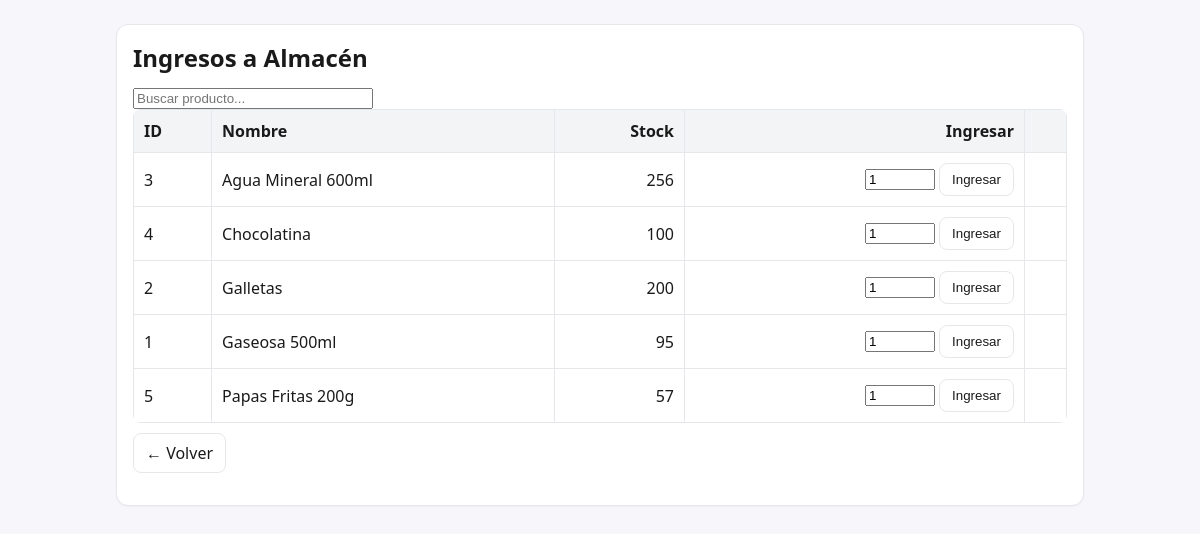
The page /index.php?r=almacen/ingreso (signed in) on the database its author committed.
### tables this page shows
CREATE TABLE producto (
  idproducto INT AUTO_INCREMENT PRIMARY KEY,
  nombre VARCHAR(100) NOT NULL,
  descripcion TEXT,
  precio DECIMAL(10,2) NOT NULL,
  stock INT NOT NULL DEFAULT 0,
  idcategoria INT,
  CONSTRAINT fk_producto_categoria
    FOREIGN KEY (idcategoria) REFERENCES categoria(idcategoria)
    ON DELETE SET NULL ON UPDATE CASCADE,
  CONSTRAINT chk_stock CHECK (stock >= 0)
);

### app/controllers/AlmacenController.php (called while the page is built, shortened)
<?php
require_once __DIR__.'/../lib/util.php';
function almacen_ingreso(){
  $pdo = DB::pdo();
  $rows = $pdo->query("SELECT idproducto, nombre, precio, stock FROM producto ORDER BY nombre")->fetchAll();
  include __DIR__.'/../views/almacen_ingreso.php';
}

### app/lib/util.php (called while the page is built)
<?php
if (!function_exists('h')) {
    function h($s) {
        return htmlspecialchars((string)$s, ENT_QUOTES, 'UTF-8');
    }
}

### app/views/almacen_ingreso.php (the view, shortened to what this page needs)
<?php require_once __DIR__ . '/../lib/util.php'; ?>
<!doctype html>
<html>
<head>
  <link rel="stylesheet" href="assets/styles.css">
</head>
<body>
<div class="container"><div class="card">
  <h2>Ingresos a Almacén</h2>
  <input id="q" class="qty" style="width:240px" placeholder="Buscar producto...">
  <table id="t">
    <tr><th>ID</th><th>Nombre</th><th class="right">Stock</th><th class="right">Ingresar</th><th></th></tr>
    <?php foreach($rows as $r): ?>
      <tr data-nombre="<?=h(mb_strtolower($r['nombre']))?>">
        <td><?=h($r['idproducto'])?></td>
        <td><?=h($r['nombre'])?></td>
        <td class="right"><?=h($r['stock'])?></td>
        <td class="right">
          <form method="post" action="index.php?r=almacen/ingreso_save" style="display:inline">
            <input class="qty" type="number" name="cantidad" min="1" value="1">
            <button class="btn">Ingresar</button>
          </form>
        </td>
        <td></td>
      </tr>
    <?php endforeach; ?>
  </table>
  <p style="margin-top:10px"><a class="btn" href="index.php?r=almacen/index">← Volver</a></p>
</div></div>
</body>
</html>

### public/assets/styles.css (style rules this page uses)
:root { --bg:#f7f7fb; --card:#fff; --ink:#1a1a1a; --muted:#6b7280; --line:#e5e7eb; --primary:#2563eb; }
* { box-sizing:border-box }
body { font-family:system-ui,Segoe UI,Arial,sans-serif;margin:0;background:var(--bg);color:var(--ink) }
.container { max-width:1000px;margin:24px auto;padding:0 16px }
.card { background:var(--card);border:1px solid var(--line);border-radius:12px;padding:16px;box-shadow:0 1px 2px rgba(0,0,0,.04) }
h1,h2,h3 { margin:0 0 12px }
table { border-collapse:collapse;width:100%;background:#fff;border-radius:8px;overflow:hidden }
th,td { border:1px solid var(--line);padding:10px }
th { background:#f3f4f6;text-align:left }
.btn { display:inline-block;padding:8px 12px;border:1px solid var(--line);background:#fff;border-radius:8px;text-decoration:none;color:var(--ink);transition:.15s }

### app/views/almacen_ingreso.php (style rules this page uses)
.right { text-align:right }
.qty { width:70px }

### rows shown on the page
producto: idproducto "3", nombre "Agua Mineral 600ml", stock "256"
producto: idproducto "4", nombre "Chocolatina", stock "100"
producto: idproducto "2", nombre "Galletas", stock "200"
producto: idproducto "1", nombre "Gaseosa 500ml", stock "95"
producto: idproducto "5", nombre "Papas Fritas 200g", stock "57"
